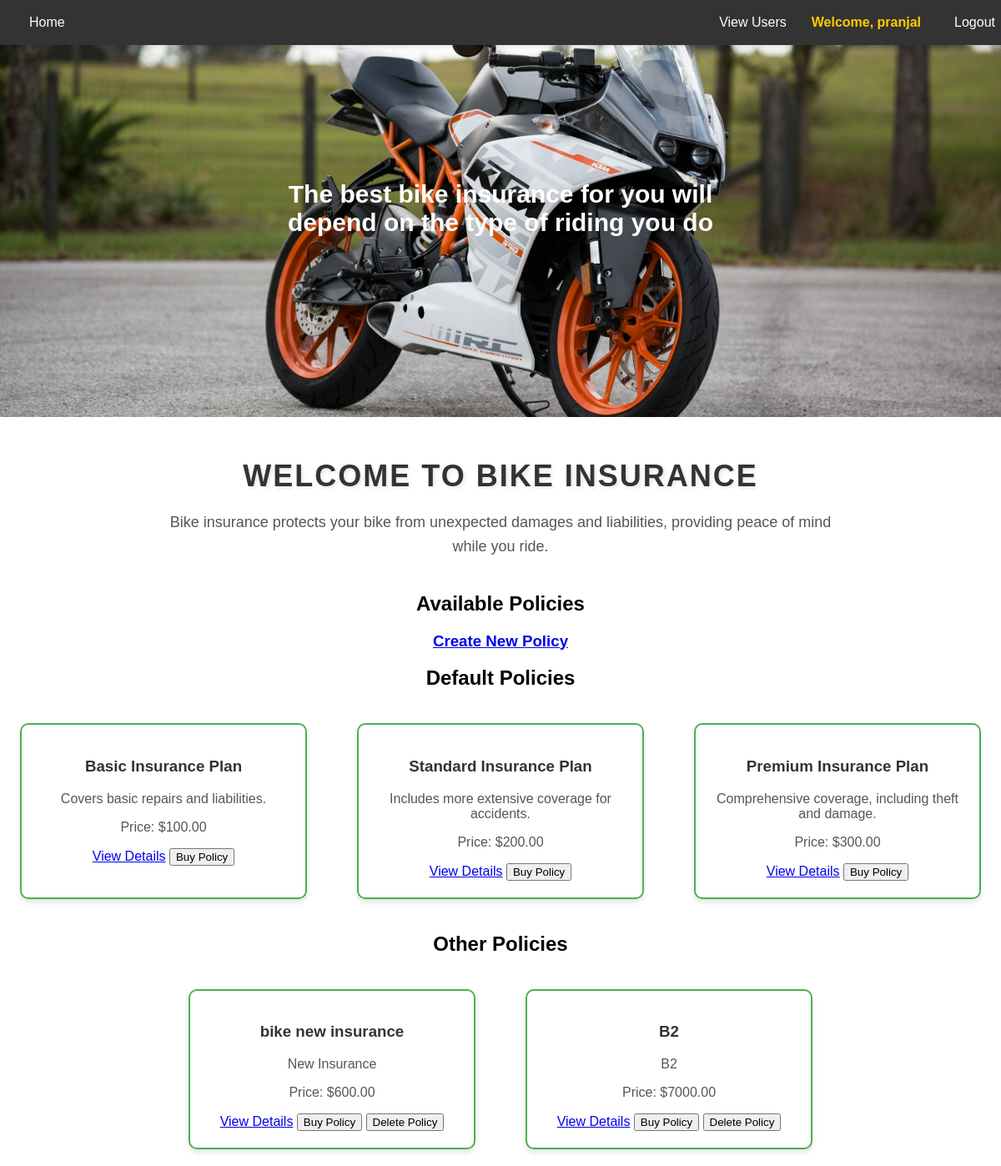
Screenshot of / (signed in) with the database file from the repository.
### insurance/models.py (models this page shows, shortened)
class Policy(models.Model):
    name = models.CharField(max_length=255)
    description = models.TextField()
    price = models.DecimalField(max_digits=10, decimal_places=2)
    image = models.ImageField(upload_to='policy_images/', null=True, blank=True)
    additional_details = models.TextField(null=True, blank=True)
    default = models.BooleanField(default=False)  # This is the field we're referring to
    created_at = models.DateTimeField(auto_now_add=True)  # Optional, if you need to track creation time

### insurance/views.py (the view)
# urls.py: 2. Add a URL to urlpatterns:  path('', views.home, name='home')
def home(request):
    default_policies = Policy.objects.filter(default=True)
    other_policies = Policy.objects.filter(default=False)
    return render(request, 'insurance/home.html', {
        'default_policies': default_policies,
        'other_policies': other_policies,
    })

### insurance/templates/insurance/home.html (shortened to what this page needs)
{% load static %}
<!DOCTYPE html>
<html lang="en">
<head>
    <link rel="stylesheet" href="{% static 'insurance/home.css' %}">
</head>
<body>
    <nav>
        <a href="{% url 'home' %}">Home</a>
        <div class="nav-right">
            {% if user.is_authenticated %}
                {% if user.is_staff %}
                    <a href="{% url 'view_all_users' %}" class="button">View Users</a>
                {% endif %}
                <a href="{% url 'profile' %}" class="welcome-message">Welcome, {{ user.username }}</a>
                <a href="{% url 'logout' %}">Logout</a>
            {% else %}
                <a href="{% url 'login' %}">Login</a>
                <a href="{% url 'signup' %}">Register</a>
            {% endif %}
        </div>
    </nav>
    <div class="header" style="background-image: url('{% static 'images/bike.jpeg' %}');">
        <div class="header-text">
            The best bike insurance for you will depend on the type of riding you do
        </div>
    </div>
    <h1 class="main-title">Welcome to Bike Insurance</h1>
<p class="intro-text">Bike insurance protects your bike from unexpected damages and liabilities, providing peace of mind while you ride.</p>
    {% if user.is_authenticated %}
        <h2 class="center-text">Available Policies</h2>
        {% if user.is_staff %}
            <h3 class="center-text">
                <a href="{% url 'add_policy' %}" class="button">Create New Policy</a>
            </h3>
        {% endif %}
        <h2 class="center-text">Default Policies</h2>
        {% if default_policies %}
            <div class="policy-container">
                {% for policy in default_policies %}
                    <div class="policy-box">
                        <h3>{{ policy.name }}</h3>
                        <p>{{ policy.description }}</p>
                        <p>Price: ${{ policy.price }}</p>
                        <a href="{% url 'policies_details' policy.name %}">View Details</a>
                        {% if policy in user.purchased_policies.all %}
                            <p>You have already purchased this policy.</p>
                        {% else %}
                            <form method="POST" action="{% url 'buy_policy' policy.name %}" style="display:inline;">
                                <button type="submit">Buy Policy</button>
                            </form>
                        {% endif %}
                    </div>
                {% endfor %}
            </div>
        {% else %}
            <p>No default policies available.</p>
        {% endif %}
        <h2 class="center-text">Other Policies</h2>
        {% if other_policies %}
            <div class="policy-container">
                {% for policy in other_policies %}
                    <div class="policy-box">
                        <h3>{{ policy.name }}</h3>
                        <p>{{ policy.description }}</p>
                        <p>Price: ${{ policy.price }}</p>
                        <a href="{% url 'policies_details' policy.name %}">View Details</a>
                        {% if policy in user.purchased_policies.all %}
                            <p>You have already purchased this policy.</p>
                        {% else %}
                            <form method="POST" action="{% url 'buy_policy' policy.name %}" style="display:inline;">
                                <button type="submit">Buy Policy</button>
                            </form>
                        {% endif %}
                        {% if user.is_staff %}
                            <form method="POST" action="{% url 'delete_policy_admin' policy.name %}" style="display:inline;">
                                <button type="submit" onclick="return confirm('Are you sure you want to delete this policy?')">Delete Policy</button>
                            </form>
                        {% endif %}
                    </div>
                {% endfor %}
            </div>
        {% else %}
            <p class="center-text">No user-created policies available.</p>
        {% endif %}
    {% endif %}
</body>
</html>

### insurance/static/insurance/home.css (style rules this page uses)
body { margin: 0; padding: 0; font-family: Arial, sans-serif; }
nav { background-color: #333; display: flex; justify-content: space-between; align-items: center; padding: 10px 20px; position: fixed; width: 99%; top: 0; z-index: 1000; box-shadow: 0 2px 5px rgba(0, 0, 0, 0.1); }
nav a { color: white; text-decoration: none; padding: 8px 15px; font-size: 16px; }
.nav-right { display: flex; align-items: center; }
.welcome-message { margin-right: 10px; color: #ffcc00; font-weight: bold; }
.header { position: relative; width: 100%; height: 500px; background-size: cover; background-position: center; color: white; text-align: center; }
.header-text { position: absolute; top: 50%; left: 50%; transform: translate(-50%, -50%); font-size: 30px; font-weight: bold; animation: slideIn 3s ease-in-out infinite; }
.center-text { text-align: center; }
.policy-box { border: 2px solid #4CAF50; padding: 20px; margin: 20px; border-radius: 10px; box-shadow: 0px 4px 6px rgba(0, 0, 0, 0.1); text-align: center; }
.policy-box h3 { color: #333; }
.policy-box p { color: #555; }
.policy-container { display: flex; justify-content: center; gap: 20px; flex-wrap: wrap; }
.policy-container .policy-box { width: 300px; margin-bottom: 20px; }
.main-title { font-family: 'Arial', sans-serif; font-size: 36px; font-weight: bold; color: #333; text-align: center; margin-top: 50px; margin-bottom: 20px; text-transform: uppercase; letter-spacing: 2px; text-shadow: 2px 2px 4px rgba(0, 0, 0, 0.1); }
.intro-text { font-family: 'Verdana', sans-serif; font-size: 18px; color: #555; text-align: center; margin-bottom: 40px; line-height: 1.6; max-width: 800px; margin-left: auto; margin-right: auto; }

### rows the page displays
Policy: name "Basic Insurance Plan", description "Covers basic repairs and liabilities.", price "100.00"
Policy: name "Standard Insurance Plan", description "Includes more extensive coverage for accidents.", price "200.00"
Policy: name "Premium Insurance Plan", description "Comprehensive coverage, including theft and damage.", price "300.00"
Policy: name "bike new insurance", description "New Insurance", price "600.00"
Policy: name "B2", description "B2", price "7000.00"

### other values shown
{{ user.username }} "pranjal"
